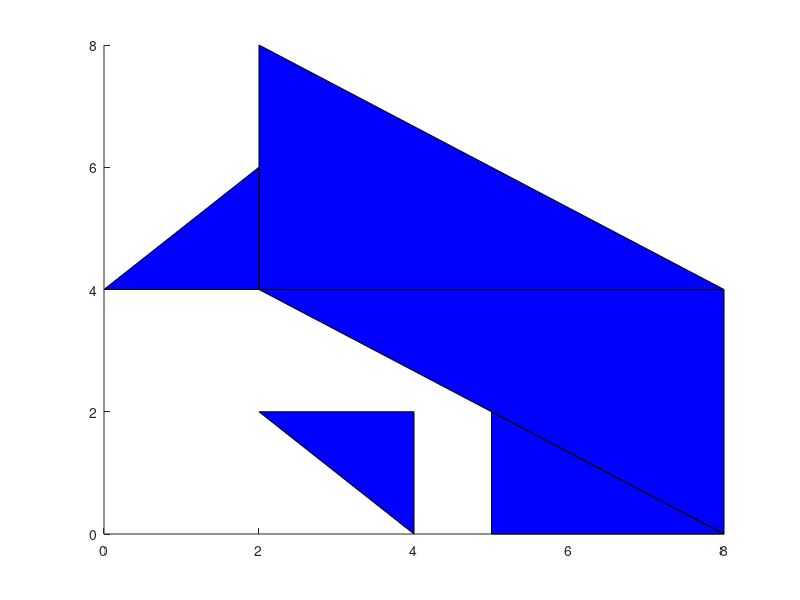

Write MATLAB code to recreate this figure.
% verts = [2 4; ...
%         2 8; ...
%         8 4; ...
%         8 0; ...
%         0 4; ...
%         2 6; ...
%         2 2; ...
%         4 2; ...
%         4 0; ...
%         5 2; ...
%         5 0 ];
% 
% % There are five faces, defined by connecting the 
% % vertices in the order indicated.
% faces = [ ...
%         1  2  3; ...
%         1  3  4; ...
%         5  6  1; ...
%         7  8  9; ...
%         11 10 4 ];
% 
% % Create the patch by specifying the Faces, Vertices,
% % and FaceVertexCData properties as well as the
% % FaceColor property. Red numbers denote the vertex 
% % numbers, as defined in faces. Blue indicate face numbers.
% p = patch('Faces',faces,'Vertices',verts,'FaceColor','w');
% 
% 
% % Using the previous values for verts and faces, you can 
% % create the same patch object using a structure: 
% patchinfo.Vertices = verts;
% patchinfo.Faces = faces;
% patchinfo.FaceColor = 'w';
% 
% patch(patchinfo);

% For this example, there are five triangles (m = 5) sharing 
% eleven unique vertices (k = 11).  
verts = [2 4; ...
        2 8; ...
        8 4; ...
        8 0; ...
        0 4; ...
        2 6; ...
        2 2; ...
        4 2; ...
        4 0; ...
        5 2; ...
        5 0 ];
faces = [1  2  3; ...
         1  3  4; ...
         5  6  1; ...
         7  8  9; ...
         11 10 4];
p = patch('Faces',faces,'Vertices',verts,'FaceColor','b');
